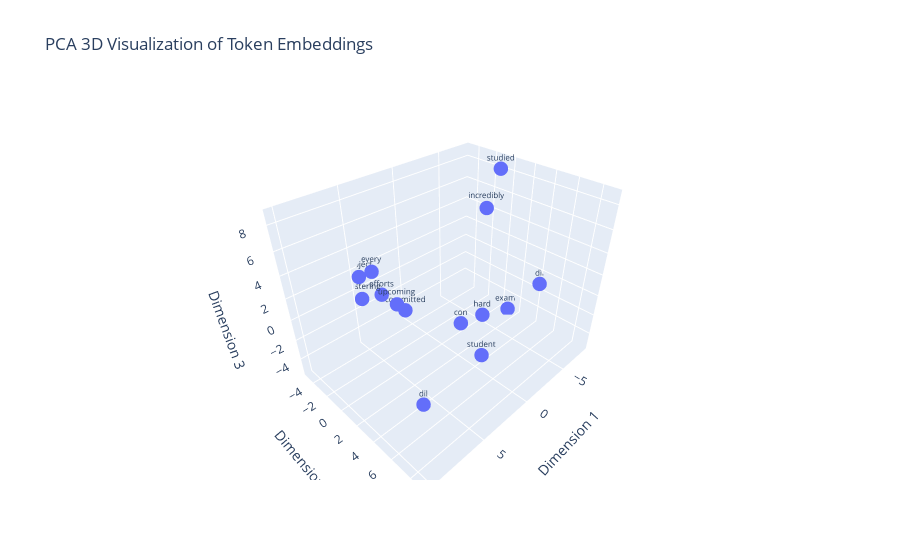

Source (notebook cell):
### Code cell
import numpy as np
import plotly.express as px
from sklearn.decomposition import PCA
from sklearn.manifold import TSNE
import umap
from transformers import BertTokenizer, BertModel
import pandas as pd
import nltk
from nltk.corpus import stopwords
nltk.download('stopwords')
import torch

# Load BERT model and tokenizer
model_name = "bert-base-uncased"
tokenizer = BertTokenizer.from_pretrained(model_name)
model = BertModel.from_pretrained(model_name)

if True:
    text = "The diligent student diligently studied hard for his upcoming exams He was incredibly conscientious in his efforts and committed himself to mastering every subject"

    # Tokenize and get BERT embeddings
    tokens = tokenizer(text, return_tensors='pt', padding=True, truncation=True)
    with torch.no_grad():
        outputs = model(**tokens)
        embeddings = outputs.last_hidden_state.squeeze(0).numpy()  # Shape: (num_tokens, 768) for BERT-base

    # Get the list of token labels without special tokens and subword tokens
    labels = [tokenizer.convert_ids_to_tokens(id) for id in tokens.input_ids[0].tolist()]
    filtered_labels = [label for label in labels if not (label.startswith('[') and label.endswith(']')) and '##' not in label]

    # Remove stopwords from labels and embeddings
    stop_words = set(stopwords.words('english'))
    filtered_labels = [label for label in filtered_labels if label.lower() not in stop_words]
    filtered_embeddings = embeddings[:len(filtered_labels)]

    # Perform PCA for dimensionality reduction (3D)
    pca = PCA(n_components=3)
    embeddings_pca = pca.fit_transform(filtered_embeddings)

    # Convert embeddings and labels to DataFrame for Plotly
    data_pca = {'x': embeddings_pca[:, 0], 'y': embeddings_pca[:, 1], 'z': embeddings_pca[:, 2], 'label': filtered_labels}
    df_pca = pd.DataFrame(data_pca)

    # Plot PCA in 3D with Plotly (interactive)
    fig_pca = px.scatter_3d(df_pca, x='x', y='y', z='z', text='label', title='PCA 3D Visualization of Token Embeddings',
                        labels={'x': 'Dimension 1', 'y': 'Dimension 2', 'z': 'Dimension 3'}, hover_name='label')
    fig_pca.update_traces(marker=dict(size=5), textfont=dict(size=8))
    fig_pca.show()

### Figure 1 — Plotly figure (JSON) as saved in the notebook; plotly's stock layout.template omitted (floating-point values rounded to 4 significant figures)
{"data": [{"hovertemplate": "<b>%{hovertext}</b><br><br>Dimension 1=%{x}<br>Dimension 2=%{y}<br>Dimension 3=%{z}<br>label=%{text}<extra></extra>", "hovertext": ["dil", "student", "dil", "studied", "hard", "upcoming", "exams", "incredibly", "con", "efforts", "committed", "mastering", "every", "subject"], "legendgroup": "", "marker": {"color": "#636efa", "size": 5, "symbol": "circle"}, "mode": "markers+text", "name": "", "scene": "scene", "showlegend": false, "text": ["dil", "student", "dil", "studied", "hard", "upcoming", "exams", "incredibly", "con", "efforts", "committed", "mastering", "every", "subject"], "textfont": {"size": 8}, "type": "scatter3d", "x": [10.08, 4.01, -8.029, -6.676, -3.81, 2.54, -7.705, -7.078, -1.429, 2.987, 1.947, 4.749, 3.853, 4.563], "y": [8.983, 7.955, 4.176, 0.04481, 1.309, -2.8, 1.191, -1.555, 0.9014, -4.231, -2.472, -4.556, -4.053, -4.895], "z": [1.834, 0.8692, -1.101, 8.69, -3.816, -1.445, -5.319, 4.62, -3.662, -0.9409, -2.228, -0.6456, 1.856, 1.29]}], "layout": {"legend": {"tracegroupgap": 0}, "scene": {"domain": {"x": [0, 1], "y": [0, 1]}, "xaxis": {"title": {"text": "Dimension 1"}}, "yaxis": {"title": {"text": "Dimension 2"}}, "zaxis": {"title": {"text": "Dimension 3"}}}, "title": {"text": "PCA 3D Visualization of Token Embeddings"}}}
